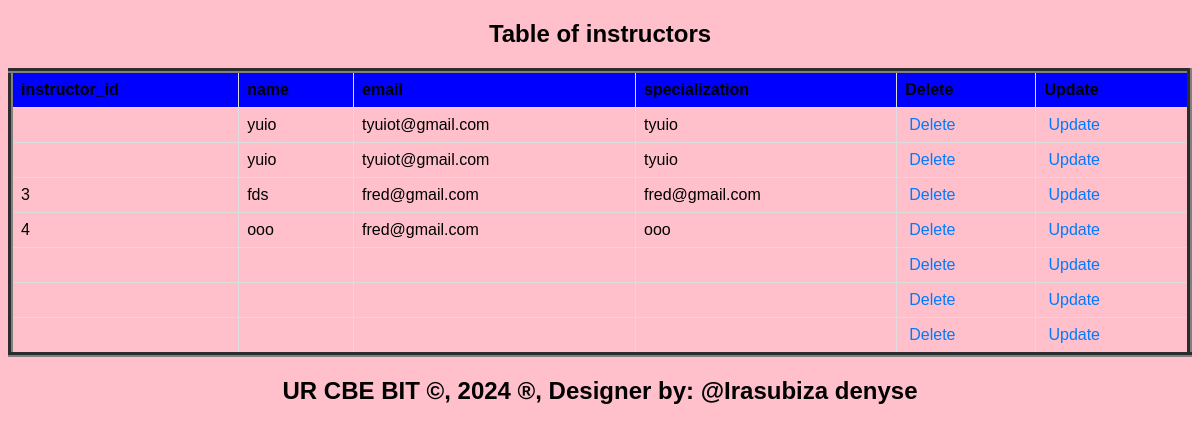
The app's page /instructors.php with its own data.
### tables this page shows
CREATE TABLE `instructors` (
  `instructor_id` int(11) DEFAULT NULL,
  `name` varchar(40) DEFAULT NULL,
  `email` varchar(50) DEFAULT NULL,
  `specialization` varchar(90) DEFAULT NULL
);

### instructors.php (the view, shortened to what this page needs)
<?php
include('database_connection.php');
$connection = new mysqli($host, $user, $pass, $database);
$sql = "SELECT * FROM instructors";
$result = $connection->query($sql);
?>
<!DOCTYPE html>
<html>
<head>
</head>
<body>
    <center><h2>Table of instructors</h2></center>
    <table border="5">
        <tr>
            <th>instructor_id</th>
            <th>name</th>
            <th>email</th>
            <th>specialization</th>
            <th>Delete</th>
            <th>Update</th>
        </tr>
        <?php
        if ($result->num_rows > 0) {
            while ($row = $result->fetch_assoc()) {
                $instructor_id = $row['instructor_id'];
                echo "<tr>
                    <td>" . $row['instructor_id'] . "</td>
                    <td>" . $row['name'] . "</td>
                    <td>" . $row['email'] . "</td>
                    <td>" . $row['specialization'] . "</td>
                    <td><a style='padding:4px' href='delete_instructors.php?instructor_id=$instructor_id'>Delete</a></td>
                    <td><a style='padding:4px' href='update_instructors.php?instructor_id=$instructor_id'>Update</a></td>
                </tr>";
            }
        } else {
            echo "<tr><td colspan='5'>No data found</td></tr>";
        }
        ?>
    </table>
    <footer>
        <center>
            <b><h2>UR CBE BIT &copy;, 2024 &reg;, Designer by: @Irasubiza denyse</h2></b>
        </center>
    </footer>
</body>
</html>

### instructors.php (style rules this page uses)
body { background-color: pink; font-family: Arial, sans-serif; }
table { width: 100%; border-collapse: collapse; margin: 20px 0; }
th, td { border: 1px solid #ddd; padding: 8px; text-align: left; }
th { background-color:blue; }
tr:nth-child(even) { background-color: pink; }
a { text-decoration: none; color: #007bff; }
footer { text-align: center; margin: 20px 0; }

### records on screen
instructors: name "yuio", email "tyuiot@gmail.com", specialization "tyuio"
instructors: name "yuio", email "tyuiot@gmail.com", specialization "tyuio"
instructors: instructor "3", name "fds", email "fred@gmail.com", specialization "fred@gmail.com"
instructors: instructor "4", name "ooo", email "fred@gmail.com", specialization "ooo"
